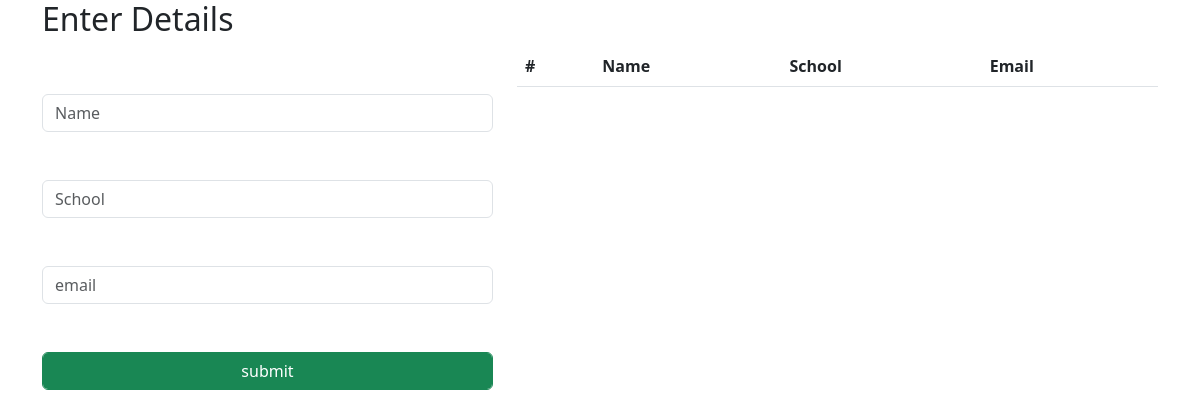
Before: / with the older database file.
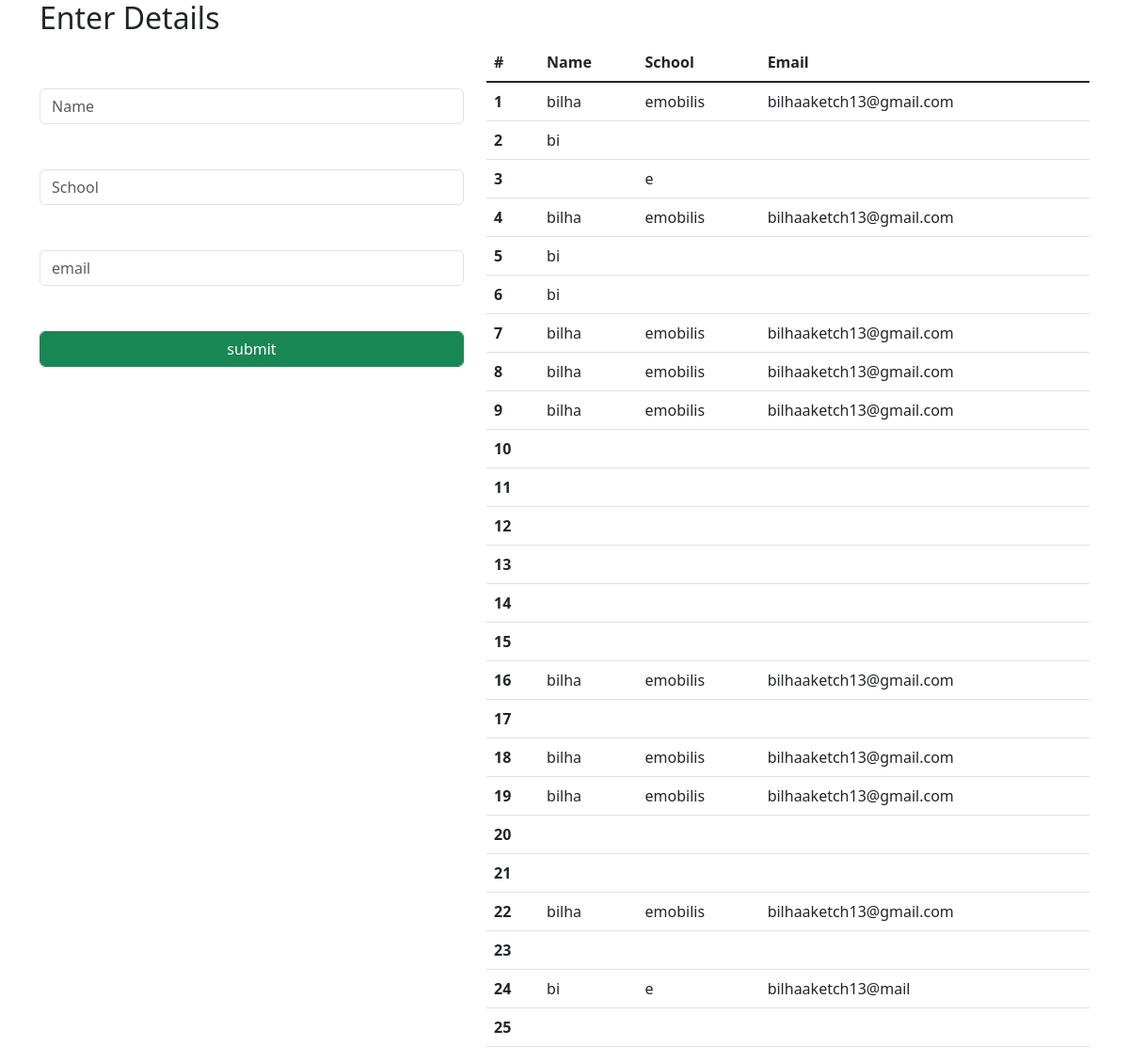
After: the same page with the newer database file.
### mit/models.py (models this page shows, shortened)
class Student(models.Model):
    name = models.CharField(max_length=30, blank=False, null=False)
    school = models.CharField(max_length=30, blank=False, null=False)
    email = models.EmailField()

### mit/views.py (the view)
# urls.py: 2. Add a URL to urlpatterns:  path('', views.home, name='home')
def home(request):
    d = Student.objects.all()
    return render(request, 'homepage.html',{"d":d})

### mit/templates/homepage.html (shortened to what this page needs)
<!DOCTYPE html>
<html>
<head>
    <link href="https://cdn.jsdelivr.net/npm/bootstrap@5.3.0/dist/css/bootstrap.min.css" rel="stylesheet">
</head>
<body>
<div class="container">
    <h2>Enter Details</h2>
    <div class="row">
        <div class="col-md-5">
            <form action="/insert" method="POST">
                <input type="text" class="mt-5 form-control" name="name" placeholder="Name">
                <input type="text" class="form-control mt-5" name="school" placeholder="School">
                <input type="email" class="form-control mt-5" name="email" placeholder="email">
                <input type="submit" class="form-control mt-5 btn btn-success" value="submit">
            </form>
        </div>
        <div class="col-md-7">
        <table class="table">
    <thread>
       <tr>
           <th scope="col">#</th>
           <th scope="col">Name</th>
           <th scope="col">School</th>
           <th scope="col">Email</th>
       </tr>
    </thread>
   <tbody class="table-group-divider">
   {% for data in d %}
   <tr>
       <th scope="row">{{ data.id }}</th>
       <td>{{ data.name }}</td>
       <td>{{ data.school }}</td>
       <td>{{ data.email }}</td>
   </tr>
   {% endfor %}
   </tbody>
        </table>
    </div>
    </div>
</div>
</body>
</html>

Changed rows visible on the page:
added Student: id "1", name "bilha", school "emobilis", email "bilhaaketch13@gmail.com"
added Student: id "2", name "bi"
added Student: id "3", school "e"
added Student: id "4", name "bilha", school "emobilis", email "bilhaaketch13@gmail.com"
added Student: id "5", name "bi"
added Student: id "6", name "bi"
added Student: id "7", name "bilha", school "emobilis", email "bilhaaketch13@gmail.com"
added Student: id "8", name "bilha", school "emobilis", email "bilhaaketch13@gmail.com"
added Student: id "9", name "bilha", school "emobilis", email "bilhaaketch13@gmail.com"
added Student: id "10"
added Student: id "11"
added Student: id "12"
added Student: id "13"
added Student: id "14"
added Student: id "15"
added Student: id "16", name "bilha", school "emobilis", email "bilhaaketch13@gmail.com"
added Student: id "17"
added Student: id "18", name "bilha", school "emobilis", email "bilhaaketch13@gmail.com"
added Student: id "19", name "bilha", school "emobilis", email "bilhaaketch13@gmail.com"
added Student: id "20"
added Student: id "21"
added Student: id "22", name "bilha", school "emobilis", email "bilhaaketch13@gmail.com"
added Student: id "23"
added Student: id "24", name "bi", school "e", email "bilhaaketch13@mail"
added Student: id "25"
